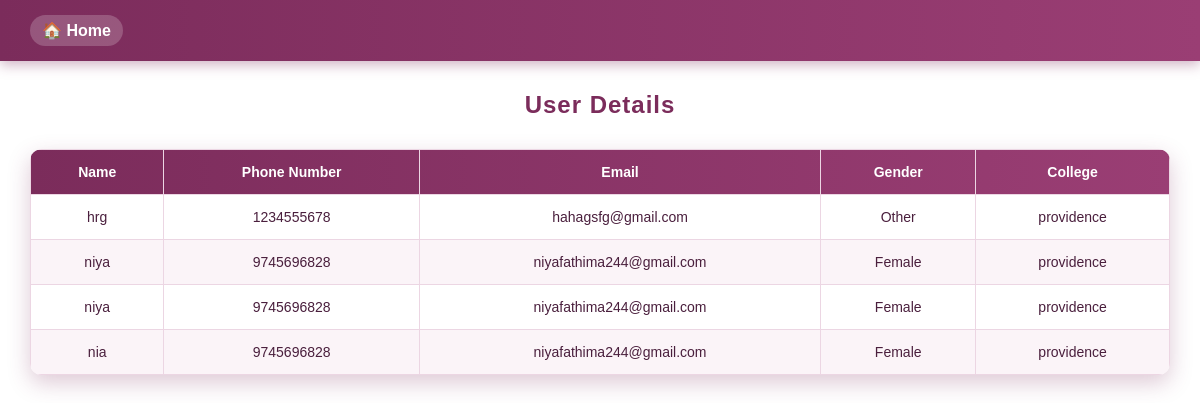
/viewuser, run on an earlier commit of the app's database.
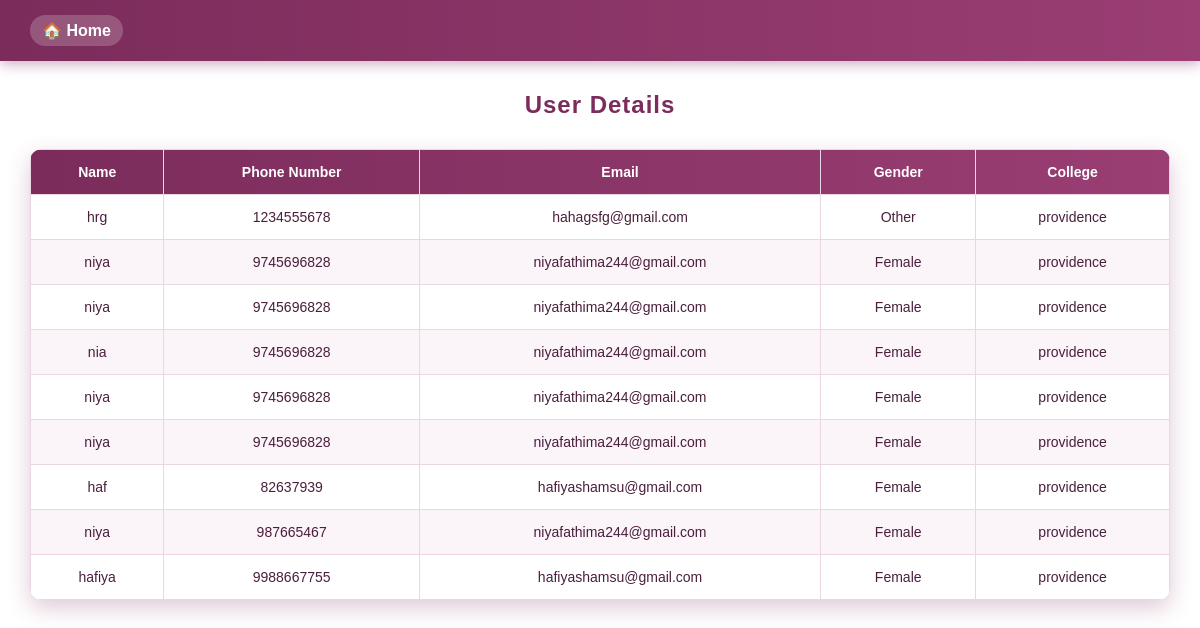
And on a later commit of the database.
### Womencare/models.py (models this page shows)
class UserTable(models.Model):
    Name=models.CharField(max_length=100,null=True,blank=True)
    Phone_number=models.BigIntegerField()
    Email=models.CharField(max_length=100,null=True,blank=True)
    Gender=models.CharField(max_length=15,null=True,blank=True)
    Age=models.IntegerField()
    College_id=models.ForeignKey(CollegeTable,on_delete=models.CASCADE,null=True,blank=True)
    login_id=models.ForeignKey(LoginTable, on_delete=models.CASCADE, null=True,blank=True)

class CollegeTable(models.Model):
    login_id=models.ForeignKey(LoginTable,on_delete=models.CASCADE,null=True,blank=True)
    College_name=models.CharField(max_length=100,null=True,blank=True)
    Phone_Number=models.BigIntegerField(null=True,blank=True)
    Email=models.CharField(max_length=100,null=True,blank=True)
    Address=models.CharField(max_length=1500,null=True,blank=True)

### Womencare/views.py (the view)
# urls.py: path('viewuser', userPage.as_view(), name='viewuser'),
class userPage(View):
    def get(self, request):
        obj=UserTable.objects.all()
        return render(request, 'administration/viewuser.html',{'val':obj})

### templates/administration/viewuser.html (shortened to what this page needs)
<!DOCTYPE html>
<html>
<head>
</head>
<body>
    <div class="navbar">
        <a href="/Admin_home">🏠 Home</a>
    </div>
    <h2>User Details</h2>
    <table>
        <thead>
            <tr>
                <th>Name</th>
                <th>Phone Number</th>
                <th>Email</th>
                <th>Gender</th>
                <th>College</th>
            </tr>
        </thead>
        <tbody>
            {% for i in val %}
            <tr>
                <td>{{ i.Name }}</td>
                <td>{{ i.Phone_number }}</td>
                <td>{{ i.Email }}</td>
                <td>{{ i.Gender }}</td>
                <td>{{ i.College_id.College_name }}</td>
            </tr>
            {% endfor %}
        </tbody>
    </table>
</body>
</html>

What changed in the data, as far as the page shows it:
added UserTable: Name "niya", Phone_number "9745696828", Email "niyafathima244@gmail.com", Gender "Female", College_id.College_name "providence"
added UserTable: Name "niya", Phone_number "9745696828", Email "niyafathima244@gmail.com", Gender "Female", College_id.College_name "providence"
added UserTable: Name "haf", Phone_number "82637939", Email "hafiyashamsu@gmail.com", Gender "Female", College_id.College_name "providence"
added UserTable: Name "niya", Phone_number "987665467", Email "niyafathima244@gmail.com", Gender "Female", College_id.College_name "providence"
added UserTable: Name "hafiya", Phone_number "9988667755", Email "hafiyashamsu@gmail.com", Gender "Female", College_id.College_name "providence"
